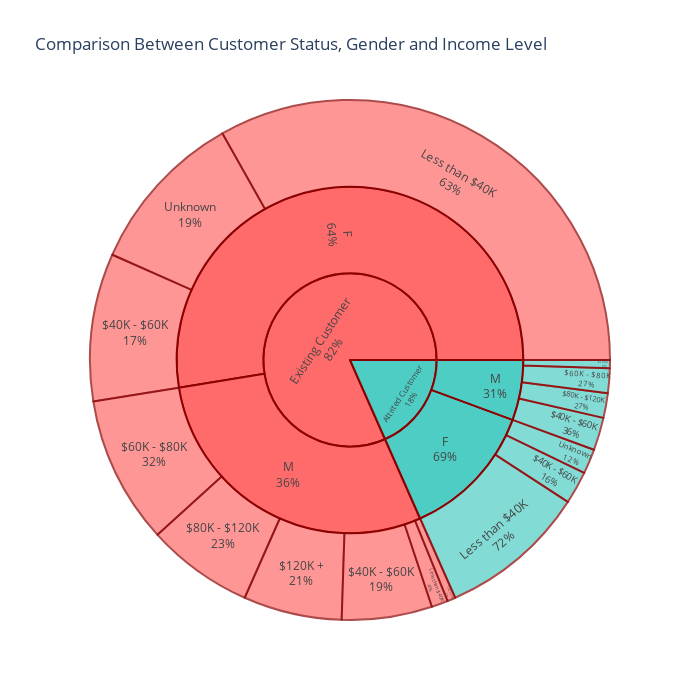

Notebook cell for this chart:
### Code cell
# Create custom colors with red for attrited customers
custom_colors = ['#FF6B6B', '#4ECDC4', '#45B7D1', '#96CEB4', '#FECA57', '#F38BA8', '#A8E6CF']

fig = px.sunburst(bc, 
                 path=['Customer_Status', 'Gender', 'Income_Level'],
                 title='Comparison Between Customer Status, Gender and Income Level',
                 color_discrete_sequence=custom_colors)

fig.update_traces(
    hovertemplate='<b>%{label}</b><br>' +
                  'Count: %{value}<br>' +
                  '<extra></extra>',
    textinfo="label+percent parent",
    marker=dict(
        line=dict(
            color="darkred",
            width=2
        )
    )
)

fig.update_layout(
    title='Comparison Between Customer Status, Gender and Income Level',
    width=700,
    height=700
)

fig.show()

### Figure 1 — Plotly figure (JSON) as saved in the notebook; plotly's stock layout.template omitted (floating-point values rounded to 4 significant figures)
{"data": [{"branchvalues": "total", "domain": {"x": [0, 1], "y": [0, 1]}, "hovertemplate": "<b>%{label}</b><br>Count: %{value}<br><extra></extra>", "ids": ["Existing Customer/F/Unknown", "Attrited Customer/M/$40K - $60K", "Existing Customer/M/Less than $40K", "Existing Customer/M/$60K - $80K", "Existing Customer/F/Less than $40K", "Existing Customer/M/$40K - $60K", "Attrited Customer/F/Unknown", "Attrited Customer/M/$80K - $120K", "Attrited Customer/F/Less than $40K", "Existing Customer/M/$80K - $120K", "Existing Customer/F/$40K - $60K", "Existing Customer/M/$120K +", "Attrited Customer/F/$40K - $60K", "Existing Customer/M/Unknown", "Attrited Customer/M/$120K +", "Attrited Customer/M/$60K - $80K", "Existing Customer/F", "Attrited Customer/M", "Existing Customer/M", "Attrited Customer/F", "Existing Customer", "Attrited Customer"], "labels": ["Unknown", "$40K - $60K", "Less than $40K", "$60K - $80K", "Less than $40K", "$40K - $60K", "Unknown", "$80K - $120K", "Less than $40K", "$80K - $120K", "$40K - $60K", "$120K +", "$40K - $60K", "Unknown", "$120K +", "$60K - $80K", "F", "M", "M", "F", "Existing Customer", "Attrited Customer"], "marker": {"line": {"color": "darkred", "width": 2}}, "name": "", "parents": ["Existing Customer/F", "Attrited Customer/M", "Existing Customer/M", "Existing Customer/M", "Existing Customer/F", "Existing Customer/M", "Attrited Customer/F", "Attrited Customer/M", "Attrited Customer/F", "Existing Customer/M", "Existing Customer/F", "Existing Customer/M", "Attrited Customer/F", "Existing Customer/M", "Attrited Customer/M", "Attrited Customer/M", "Existing Customer", "Attrited Customer", "Existing Customer", "Attrited Customer", "", ""], "textinfo": "label+percent parent", "type": "sunburst", "values": [20, 4, 2, 18, 65, 11, 3, 3, 18, 13, 18, 12, 4, 1, 1, 3, 103, 11, 57, 25, 160, 36]}], "layout": {"height": 700, "legend": {"tracegroupgap": 0}, "sunburstcolorway": ["#FF6B6B", "#4ECDC4", "#45B7D1", "#96CEB4", "#FECA57", "#F38BA8", "#A8E6CF"], "title": {"text": "Comparison Between Customer Status, Gender and Income Level"}, "width": 700}}
